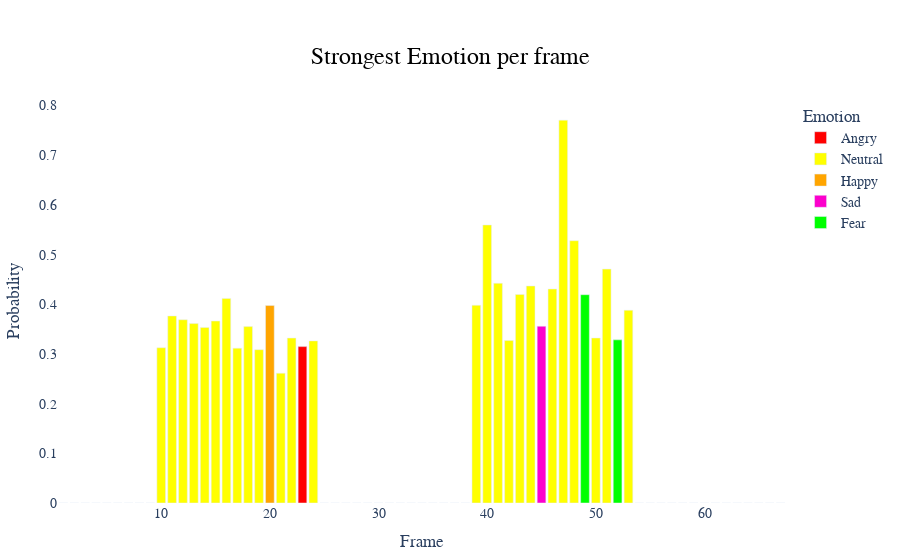

Notebook cell for this chart:
### Code cell
fig = get_strongest_emotions_plot(df)
fig.show()

### Figure 1 — Plotly figure (JSON) as saved in the notebook; plotly's stock layout.template omitted (floating-point values rounded to 4 significant figures)
{"data": [{"alignmentgroup": "True", "customdata": [["Angry"], ["Angry"], ["Angry"], ["Angry"], ["Angry"], ["Angry"], ["Angry"], ["Angry"], ["Angry"], ["Angry"], ["Angry"], ["Angry"], ["Angry"], ["Angry"], ["Angry"], ["Angry"], ["Angry"], ["Angry"], ["Angry"], ["Angry"], ["Angry"], ["Angry"], ["Angry"], ["Angry"], ["Angry"], ["Angry"], ["Angry"], ["Angry"], ["Angry"], ["Angry"], ["Angry"], ["Angry"], ["Angry"], ["Angry"], ["Angry"], ["Angry"], ["Angry"], ["Angry"]], "hoverinfo": "all", "hoverlabel": {"bgcolor": "white", "font": {"size": 14}}, "hovertemplate": "Emotion: %{fullData.name}<br>Frame: %{x}<br>Probability: %{y:.2f}", "legendgroup": "Angry", "marker": {"color": "#ff0000", "pattern": {"shape": ""}}, "name": "Angry", "offsetgroup": "Angry", "orientation": "v", "showlegend": true, "textposition": "auto", "type": "bar", "x": [1, 2, 3, 4, 5, 6, 7, 8, 9, 23, 25, 26, 27, 28, 29, 30, 31, 32, 33, 34, 35, 36, 37, 38, 54, 55, 56, 57, 58, 59, 60, 61, 62, 63, 64, 65, 66, 67], "xaxis": "x", "y": [0, 0, 0, 0, 0, 0, 0, 0, 0, 0.3148, 0, 0, 0, 0, 0, 0, 0, 0, 0, 0, 0, 0, 0, 0, 0, 0, 0, 0, 0, 0, 0, 0, 0, 0, 0, 0, 0, 0], "yaxis": "y"}, {"alignmentgroup": "True", "customdata": [["Neutral"], ["Neutral"], ["Neutral"], ["Neutral"], ["Neutral"], ["Neutral"], ["Neutral"], ["Neutral"], ["Neutral"], ["Neutral"], ["Neutral"], ["Neutral"], ["Neutral"], ["Neutral"], ["Neutral"], ["Neutral"], ["Neutral"], ["Neutral"], ["Neutral"], ["Neutral"], ["Neutral"], ["Neutral"], ["Neutral"], ["Neutral"], ["Neutral"]], "hoverinfo": "all", "hoverlabel": {"bgcolor": "white", "font": {"size": 14}}, "hovertemplate": "Emotion: %{fullData.name}<br>Frame: %{x}<br>Probability: %{y:.2f}", "legendgroup": "Neutral", "marker": {"color": "#ffff00", "pattern": {"shape": ""}}, "name": "Neutral", "offsetgroup": "Neutral", "orientation": "v", "showlegend": true, "textposition": "auto", "type": "bar", "x": [10, 11, 12, 13, 14, 15, 16, 17, 18, 19, 21, 22, 24, 39, 40, 41, 42, 43, 44, 46, 47, 48, 50, 51, 53], "xaxis": "x", "y": [0.3125, 0.3765, 0.3688, 0.3611, 0.3534, 0.3662, 0.4119, 0.3117, 0.355, 0.3086, 0.2613, 0.332, 0.3263, 0.398, 0.5596, 0.4423, 0.327, 0.4198, 0.4368, 0.4307, 0.7706, 0.5279, 0.3321, 0.4708, 0.388], "yaxis": "y"}, {"alignmentgroup": "True", "customdata": [["Happy"]], "hoverinfo": "all", "hoverlabel": {"bgcolor": "white", "font": {"size": 14}}, "hovertemplate": "Emotion: %{fullData.name}<br>Frame: %{x}<br>Probability: %{y:.2f}", "legendgroup": "Happy", "marker": {"color": "#ffa500", "pattern": {"shape": ""}}, "name": "Happy", "offsetgroup": "Happy", "orientation": "v", "showlegend": true, "textposition": "auto", "type": "bar", "x": [20], "xaxis": "x", "y": [0.3974], "yaxis": "y"}, {"alignmentgroup": "True", "customdata": [["Sad"]], "hoverinfo": "all", "hoverlabel": {"bgcolor": "white", "font": {"size": 14}}, "hovertemplate": "Emotion: %{fullData.name}<br>Frame: %{x}<br>Probability: %{y:.2f}", "legendgroup": "Sad", "marker": {"color": "#FC00CC", "pattern": {"shape": ""}}, "name": "Sad", "offsetgroup": "Sad", "orientation": "v", "showlegend": true, "textposition": "auto", "type": "bar", "x": [45], "xaxis": "x", "y": [0.3558], "yaxis": "y"}, {"alignmentgroup": "True", "customdata": [["Fear"], ["Fear"]], "hoverinfo": "all", "hoverlabel": {"bgcolor": "white", "font": {"size": 14}}, "hovertemplate": "Emotion: %{fullData.name}<br>Frame: %{x}<br>Probability: %{y:.2f}", "legendgroup": "Fear", "marker": {"color": "#00ff00", "pattern": {"shape": ""}}, "name": "Fear", "offsetgroup": "Fear", "orientation": "v", "showlegend": true, "textposition": "auto", "type": "bar", "x": [49, 52], "xaxis": "x", "y": [0.4193, 0.3284], "yaxis": "y"}], "layout": {"barmode": "relative", "font": {"family": "Arial", "size": 14}, "legend": {"title": {"text": "Emotion"}, "tracegroupgap": 0}, "margin": {"b": 50, "l": 50, "r": 50, "t": 100}, "plot_bgcolor": "white", "title": {"font": {"color": "black", "size": 24}, "text": "Strongest Emotion per frame", "x": 0.5, "y": 0.9, "yanchor": "middle"}, "xaxis": {"anchor": "y", "domain": [0, 1], "title": {"text": "Frame"}}, "yaxis": {"anchor": "x", "domain": [0, 1], "title": {"text": "Probability"}}}}
